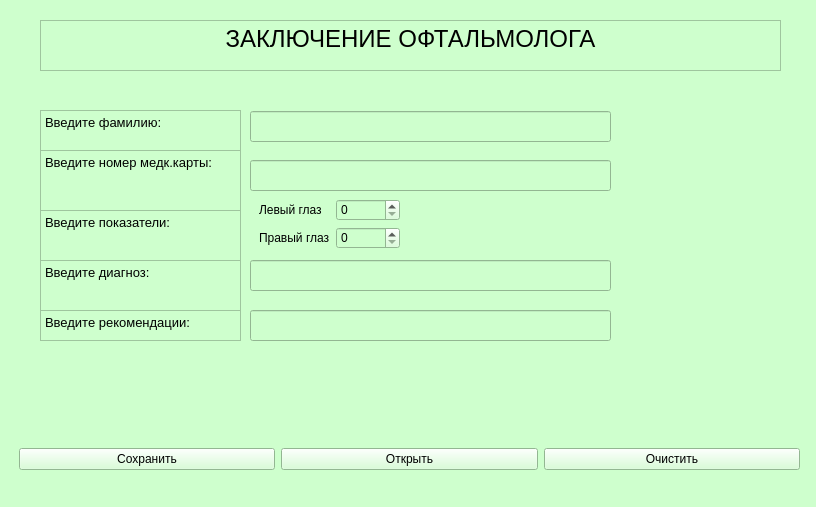
<?xml version="1.0" encoding="UTF-8"?>
<ui version="4.0">
 <class>anotherwindow</class>
 <widget class="QWidget" name="anotherwindow">
  <property name="geometry">
   <rect>
    <x>0</x>
    <y>0</y>
    <width>816</width>
    <height>507</height>
   </rect>
  </property>
  <property name="windowTitle">
   <string>Form</string>
  </property>
  <property name="styleSheet">
   <string notr="true">background-color: rgb(206, 255, 205);</string>
  </property>
  <widget class="QWidget" name="horizontalLayoutWidget">
   <property name="geometry">
    <rect>
     <x>19</x>
     <y>439</y>
     <width>781</width>
     <height>41</height>
    </rect>
   </property>
   <layout class="QHBoxLayout" name="horizontalLayout_2">
    <item>
     <widget class="QPushButton" name="vvelidanye">
      <property name="text">
       <string>Сохранить</string>
      </property>
     </widget>
    </item>
    <item>
     <widget class="QPushButton" name="otkrit">
      <property name="text">
       <string>Открыть</string>
      </property>
     </widget>
    </item>
    <item>
     <widget class="QPushButton" name="ochistit">
      <property name="text">
       <string>Очистить</string>
      </property>
     </widget>
    </item>
   </layout>
  </widget>
  <widget class="QTextEdit" name="privet">
   <property name="geometry">
    <rect>
     <x>40</x>
     <y>20</y>
     <width>741</width>
     <height>51</height>
    </rect>
   </property>
   <property name="html">
    <string>&lt;!DOCTYPE HTML PUBLIC &quot;-//W3C//DTD HTML 4.0//EN&quot; &quot;http://www.w3.org/TR/REC-html40/strict.dtd&quot;&gt;
&lt;html&gt;&lt;head&gt;&lt;meta name=&quot;qrichtext&quot; content=&quot;1&quot; /&gt;&lt;style type=&quot;text/css&quot;&gt;
p, li { white-space: pre-wrap; }
&lt;/style&gt;&lt;/head&gt;&lt;body style=&quot; font-family:'MS Shell Dlg 2'; font-size:7.8pt; font-weight:400; font-style:normal;&quot;&gt;
&lt;p align=&quot;center&quot; style=&quot; margin-top:0px; margin-bottom:0px; margin-left:0px; margin-right:0px; -qt-block-indent:0; text-indent:0px;&quot;&gt;&lt;span style=&quot; font-size:18pt; color:#000000;&quot;&gt;ЗАКЛЮЧЕНИЕ ОФТАЛЬМОЛОГА&lt;/span&gt;&lt;/p&gt;&lt;/body&gt;&lt;/html&gt;</string>
   </property>
  </widget>
  <widget class="QTextEdit" name="vvodsurname">
   <property name="geometry">
    <rect>
     <x>40</x>
     <y>110</y>
     <width>201</width>
     <height>41</height>
    </rect>
   </property>
   <property name="html">
    <string>&lt;!DOCTYPE HTML PUBLIC &quot;-//W3C//DTD HTML 4.0//EN&quot; &quot;http://www.w3.org/TR/REC-html40/strict.dtd&quot;&gt;
&lt;html&gt;&lt;head&gt;&lt;meta name=&quot;qrichtext&quot; content=&quot;1&quot; /&gt;&lt;style type=&quot;text/css&quot;&gt;
p, li { white-space: pre-wrap; }
&lt;/style&gt;&lt;/head&gt;&lt;body style=&quot; font-family:'MS Shell Dlg 2'; font-size:7.8pt; font-weight:400; font-style:normal;&quot;&gt;
&lt;p style=&quot; margin-top:0px; margin-bottom:0px; margin-left:0px; margin-right:0px; -qt-block-indent:0; text-indent:0px;&quot;&gt;&lt;span style=&quot; font-size:10pt;&quot;&gt;Введите фамилию:&lt;/span&gt;&lt;/p&gt;&lt;/body&gt;&lt;/html&gt;</string>
   </property>
  </widget>
  <widget class="QTextEdit" name="vvodeyes">
   <property name="geometry">
    <rect>
     <x>40</x>
     <y>210</y>
     <width>201</width>
     <height>51</height>
    </rect>
   </property>
   <property name="html">
    <string>&lt;!DOCTYPE HTML PUBLIC &quot;-//W3C//DTD HTML 4.0//EN&quot; &quot;http://www.w3.org/TR/REC-html40/strict.dtd&quot;&gt;
&lt;html&gt;&lt;head&gt;&lt;meta name=&quot;qrichtext&quot; content=&quot;1&quot; /&gt;&lt;style type=&quot;text/css&quot;&gt;
p, li { white-space: pre-wrap; }
&lt;/style&gt;&lt;/head&gt;&lt;body style=&quot; font-family:'MS Shell Dlg 2'; font-size:7.8pt; font-weight:400; font-style:normal;&quot;&gt;
&lt;p style=&quot; margin-top:0px; margin-bottom:0px; margin-left:0px; margin-right:0px; -qt-block-indent:0; text-indent:0px;&quot;&gt;&lt;span style=&quot; font-size:10pt;&quot;&gt;Введите показатели:&lt;/span&gt;&lt;/p&gt;&lt;/body&gt;&lt;/html&gt;</string>
   </property>
  </widget>
  <widget class="QTextEdit" name="vvodmedcard">
   <property name="geometry">
    <rect>
     <x>40</x>
     <y>150</y>
     <width>201</width>
     <height>61</height>
    </rect>
   </property>
   <property name="html">
    <string>&lt;!DOCTYPE HTML PUBLIC &quot;-//W3C//DTD HTML 4.0//EN&quot; &quot;http://www.w3.org/TR/REC-html40/strict.dtd&quot;&gt;
&lt;html&gt;&lt;head&gt;&lt;meta name=&quot;qrichtext&quot; content=&quot;1&quot; /&gt;&lt;style type=&quot;text/css&quot;&gt;
p, li { white-space: pre-wrap; }
&lt;/style&gt;&lt;/head&gt;&lt;body style=&quot; font-family:'MS Shell Dlg 2'; font-size:7.8pt; font-weight:400; font-style:normal;&quot;&gt;
&lt;p style=&quot; margin-top:0px; margin-bottom:0px; margin-left:0px; margin-right:0px; -qt-block-indent:0; text-indent:0px;&quot;&gt;&lt;span style=&quot; font-size:10pt;&quot;&gt;Введите номер медк.карты:&lt;/span&gt;&lt;/p&gt;&lt;/body&gt;&lt;/html&gt;</string>
   </property>
  </widget>
  <widget class="QTextEdit" name="vvoddiagnoz">
   <property name="geometry">
    <rect>
     <x>40</x>
     <y>260</y>
     <width>201</width>
     <height>51</height>
    </rect>
   </property>
   <property name="html">
    <string>&lt;!DOCTYPE HTML PUBLIC &quot;-//W3C//DTD HTML 4.0//EN&quot; &quot;http://www.w3.org/TR/REC-html40/strict.dtd&quot;&gt;
&lt;html&gt;&lt;head&gt;&lt;meta name=&quot;qrichtext&quot; content=&quot;1&quot; /&gt;&lt;style type=&quot;text/css&quot;&gt;
p, li { white-space: pre-wrap; }
&lt;/style&gt;&lt;/head&gt;&lt;body style=&quot; font-family:'MS Shell Dlg 2'; font-size:7.8pt; font-weight:400; font-style:normal;&quot;&gt;
&lt;p style=&quot; margin-top:0px; margin-bottom:0px; margin-left:0px; margin-right:0px; -qt-block-indent:0; text-indent:0px;&quot;&gt;&lt;span style=&quot; font-size:10pt;&quot;&gt;Введите диагноз:&lt;/span&gt;&lt;/p&gt;&lt;/body&gt;&lt;/html&gt;</string>
   </property>
  </widget>
  <widget class="QTextEdit" name="vvodrec">
   <property name="geometry">
    <rect>
     <x>40</x>
     <y>310</y>
     <width>201</width>
     <height>31</height>
    </rect>
   </property>
   <property name="html">
    <string>&lt;!DOCTYPE HTML PUBLIC &quot;-//W3C//DTD HTML 4.0//EN&quot; &quot;http://www.w3.org/TR/REC-html40/strict.dtd&quot;&gt;
&lt;html&gt;&lt;head&gt;&lt;meta name=&quot;qrichtext&quot; content=&quot;1&quot; /&gt;&lt;style type=&quot;text/css&quot;&gt;
p, li { white-space: pre-wrap; }
&lt;/style&gt;&lt;/head&gt;&lt;body style=&quot; font-family:'MS Shell Dlg 2'; font-size:7.8pt; font-weight:400; font-style:normal;&quot;&gt;
&lt;p style=&quot; margin-top:0px; margin-bottom:0px; margin-left:0px; margin-right:0px; -qt-block-indent:0; text-indent:0px;&quot;&gt;&lt;span style=&quot; font-size:10pt;&quot;&gt;Введите рекомендации:&lt;/span&gt;&lt;/p&gt;&lt;/body&gt;&lt;/html&gt;</string>
   </property>
  </widget>
  <widget class="QLineEdit" name="surname">
   <property name="geometry">
    <rect>
     <x>250</x>
     <y>111</y>
     <width>361</width>
     <height>31</height>
    </rect>
   </property>
  </widget>
  <widget class="QLineEdit" name="numbmedcard">
   <property name="geometry">
    <rect>
     <x>250</x>
     <y>160</y>
     <width>361</width>
     <height>31</height>
    </rect>
   </property>
   <property name="styleSheet">
    <string notr="true"/>
   </property>
   <property name="text">
    <string/>
   </property>
  </widget>
  <widget class="QLineEdit" name="recomendation">
   <property name="geometry">
    <rect>
     <x>250</x>
     <y>310</y>
     <width>361</width>
     <height>31</height>
    </rect>
   </property>
  </widget>
  <widget class="QLineEdit" name="diagnoz">
   <property name="geometry">
    <rect>
     <x>250</x>
     <y>260</y>
     <width>361</width>
     <height>31</height>
    </rect>
   </property>
  </widget>
  <widget class="QWidget" name="formLayoutWidget">
   <property name="geometry">
    <rect>
     <x>259</x>
     <y>199</y>
     <width>141</width>
     <height>51</height>
    </rect>
   </property>
   <layout class="QFormLayout" name="formLayout">
    <item row="0" column="0">
     <widget class="QLabel" name="leye">
      <property name="text">
       <string>Левый глаз</string>
      </property>
     </widget>
    </item>
    <item row="0" column="1">
     <widget class="QSpinBox" name="lefteye"/>
    </item>
    <item row="1" column="0">
     <widget class="QLabel" name="reye">
      <property name="text">
       <string>Правый глаз</string>
      </property>
     </widget>
    </item>
    <item row="1" column="1">
     <widget class="QSpinBox" name="righteye"/>
    </item>
   </layout>
  </widget>
 </widget>
 <resources/>
 <connections/>
</ui>
